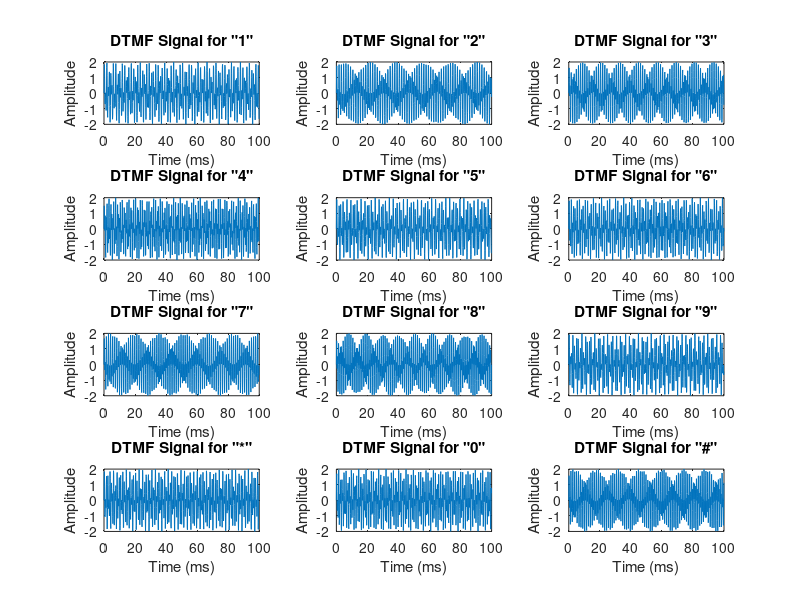

This chart was generated by the following MATLAB code:
close all, clc, clear

%% INITIALIZE VARIABLES
symbol = {'1','2','3','4','5','6','7','8','9','*','0','#'};
lowFreqGroup = [697, 770, 852, 941]; %frequencies in rows
highFreqGroup = [1209, 1336, 1477, 1633]; %frequencies in columns
freqArray = [];
for i = 1:4
    for j = 1:4
        freqArray = [freqArray [lowFreqGroup(i); highFreqGroup(j)]]; %create pairs
    end
end
Fs = 8e3; %sampling frequency
N = 8e2; %tones of 100ms
t = (0:N-1)/Fs; %time
sine = 2*pi*t; %sine formula
toneArray = zeros(N, size(freqArray,2)); %array of N*12 for graph

%% VISUALIZE AND SOUND DIGIT SYMBOLS
for i = 1:12 %loop for each of 12 symbols
    toneArray(:,i) = sum(sin(freqArray(:,i)*sine)); %make it sinusoidal
    subplot(4,3,i);
    plot(t*1000,toneArray(:,i)); %make time 100ms
    title(['DTMF Signal for "', symbol{i},'"']);
    ylabel('Amplitude');
    xlabel('Time (ms)');
    sound(toneArray(:,i)) %make it sound
    pause(0.5);
end
